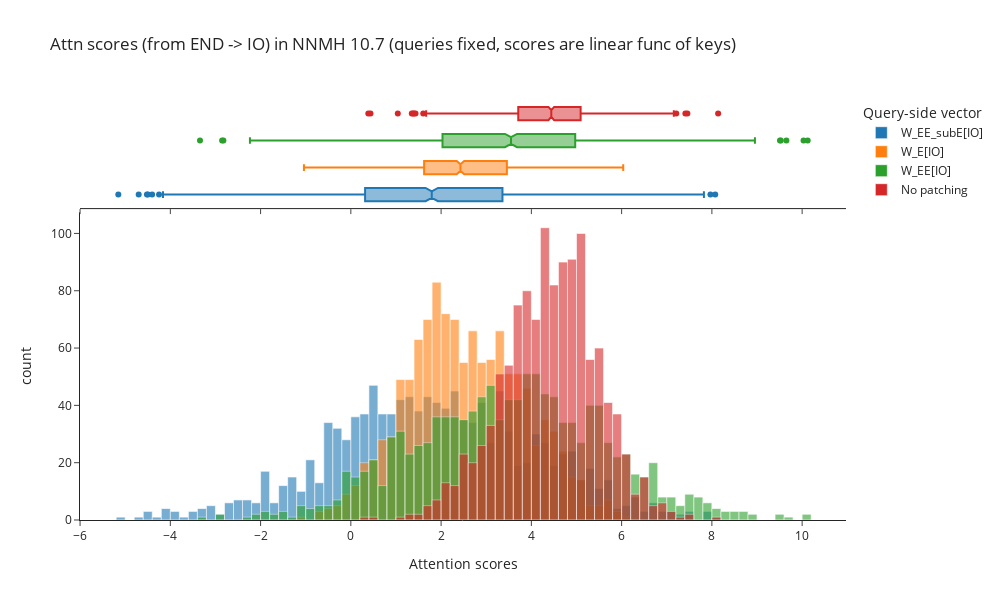

The cell this chart's notebook holds for it:
### Code cell
labels_list, attn_scores_list = zip(*attn_scores.items())

sorted_indices = t.argsort(t.tensor([score.mean() for score in attn_scores_list]))
labels_list = [labels_list[i] for i in sorted_indices]
attn_scores_list = [attn_scores_list[i] for i in sorted_indices]

hist(
    attn_scores_list,
    labels={"variable": "Query-side vector", "value": "Attention scores"},
    title="Attn scores (from END -> IO) in NNMH 10.7 (queries fixed, scores are linear func of keys)",
    names=labels_list,
    width=1000,
    height=600,
    opacity=0.6,
    marginal="box",
    template="simple_white",
    nbins=120,
    static=True,
)

### Figure 1 — Plotly figure (JSON) as saved in the notebook; plotly's stock layout.template omitted (floating-point values rounded to 4 significant figures; data arrays with more than 128 entries replaced by an {"elided": "..."} marker saying what was removed)
{"data": [{"alignmentgroup": "True", "bingroup": "x", "hovertemplate": "Query-side vector=wide_variable_0<br>Attention scores=%{x}<br>count=%{y}<extra></extra>", "legendgroup": "wide_variable_0", "marker": {"color": "#1F77B4", "opacity": 0.6, "pattern": {"shape": ""}}, "name": "W_EE_subE[IO]", "nbinsx": 120, "offsetgroup": "wide_variable_0", "orientation": "v", "showlegend": true, "type": "histogram", "x": {"elided": "1200 float values"}, "xaxis": "x", "yaxis": "y"}, {"alignmentgroup": "True", "hovertemplate": "Query-side vector=wide_variable_0<br>Attention scores=%{x}<extra></extra>", "legendgroup": "wide_variable_0", "marker": {"color": "#1F77B4"}, "name": "W_EE_subE[IO]", "notched": true, "offsetgroup": "wide_variable_0", "showlegend": false, "type": "box", "x": {"elided": "1200 float values"}, "xaxis": "x2", "yaxis": "y2"}, {"alignmentgroup": "True", "bingroup": "x", "hovertemplate": "Query-side vector=wide_variable_1<br>Attention scores=%{x}<br>count=%{y}<extra></extra>", "legendgroup": "wide_variable_1", "marker": {"color": "#FF7F0E", "opacity": 0.6, "pattern": {"shape": ""}}, "name": "W_E[IO]", "nbinsx": 120, "offsetgroup": "wide_variable_1", "orientation": "v", "showlegend": true, "type": "histogram", "x": {"elided": "1200 float values"}, "xaxis": "x", "yaxis": "y"}, {"alignmentgroup": "True", "hovertemplate": "Query-side vector=wide_variable_1<br>Attention scores=%{x}<extra></extra>", "legendgroup": "wide_variable_1", "marker": {"color": "#FF7F0E"}, "name": "W_E[IO]", "notched": true, "offsetgroup": "wide_variable_1", "showlegend": false, "type": "box", "x": {"elided": "1200 float values"}, "xaxis": "x2", "yaxis": "y2"}, {"alignmentgroup": "True", "bingroup": "x", "hovertemplate": "Query-side vector=wide_variable_2<br>Attention scores=%{x}<br>count=%{y}<extra></extra>", "legendgroup": "wide_variable_2", "marker": {"color": "#2CA02C", "opacity": 0.6, "pattern": {"shape": ""}}, "name": "W_EE[IO]", "nbinsx": 120, "offsetgroup": "wide_variable_2", "orientation": "v", "showlegend": true, "type": "histogram", "x": {"elided": "1200 float values"}, "xaxis": "x", "yaxis": "y"}, {"alignmentgroup": "True", "hovertemplate": "Query-side vector=wide_variable_2<br>Attention scores=%{x}<extra></extra>", "legendgroup": "wide_variable_2", "marker": {"color": "#2CA02C"}, "name": "W_EE[IO]", "notched": true, "offsetgroup": "wide_variable_2", "showlegend": false, "type": "box", "x": {"elided": "1200 float values"}, "xaxis": "x2", "yaxis": "y2"}, {"alignmentgroup": "True", "bingroup": "x", "hovertemplate": "Query-side vector=wide_variable_3<br>Attention scores=%{x}<br>count=%{y}<extra></extra>", "legendgroup": "wide_variable_3", "marker": {"color": "#D62728", "opacity": 0.6, "pattern": {"shape": ""}}, "name": "No patching", "nbinsx": 120, "offsetgroup": "wide_variable_3", "orientation": "v", "showlegend": true, "type": "histogram", "x": {"elided": "1200 float values"}, "xaxis": "x", "yaxis": "y"}, {"alignmentgroup": "True", "hovertemplate": "Query-side vector=wide_variable_3<br>Attention scores=%{x}<extra></extra>", "legendgroup": "wide_variable_3", "marker": {"color": "#D62728"}, "name": "No patching", "notched": true, "offsetgroup": "wide_variable_3", "showlegend": false, "type": "box", "x": {"elided": "1200 float values"}, "xaxis": "x2", "yaxis": "y2"}], "layout": {"bargap": 0, "barmode": "overlay", "height": 600, "legend": {"title": {"text": "Query-side vector"}, "tracegroupgap": 0}, "modebar": {"add": ["drawline", "drawopenpath", "drawclosedpath", "drawcircle", "drawrect", "eraseshape"]}, "title": {"text": "Attn scores (from END -> IO) in NNMH 10.7 (queries fixed, scores are linear func of keys)"}, "width": 1000, "xaxis": {"anchor": "y", "domain": [0, 1], "title": {"text": "Attention scores"}}, "xaxis2": {"anchor": "y2", "domain": [0, 1], "matches": "x", "showticklabels": false}, "yaxis": {"anchor": "x", "domain": [0, 0.7326], "title": {"text": "count"}}, "yaxis2": {"anchor": "x2", "domain": [0.7426, 1], "matches": "y2", "showline": false, "showticklabels": false, "ticks": ""}}}
